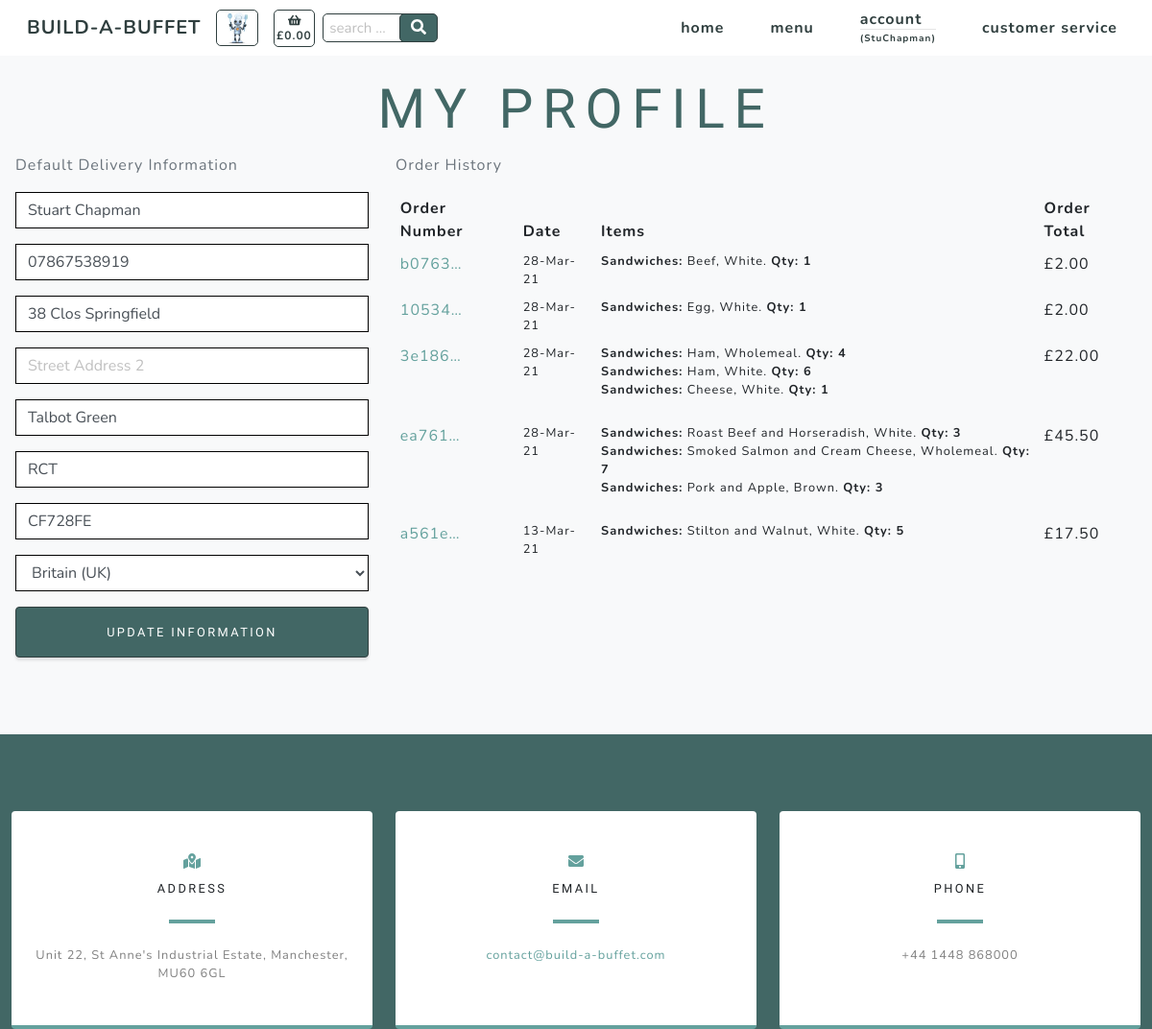
The app's page /profiles/ (signed in) with its own data.
### profiles/models.py (models this page shows)
class UserProfile(models.Model):
    user = models.OneToOneField(User, on_delete=models.CASCADE)
    default_full_name = models.CharField(max_length=20, null=True, blank=True)
    default_phone_number = models.CharField(max_length=20, null=True, blank=True)
    default_street_address1 = models.CharField(max_length=80, null=True, blank=True)
    default_street_address2 = models.CharField(max_length=80, null=True, blank=True)
    default_town_or_city = models.CharField(max_length=40, null=True, blank=True)
    default_county = models.CharField(max_length=80, null=True, blank=True)
    default_postcode = models.CharField(max_length=20, null=True, blank=True)
    default_country = CountryField(blank_label='Country', null=True, blank=True)
    def __str__(self):
        return self.user.username

### checkout/models.py (models this page shows, shortened)
class Order(models.Model):
    customer_name = models.CharField(max_length=50, null=False, blank=False)
    order_number = models.CharField(max_length=32, null=False, editable=False)
    cookie = models.CharField(max_length=32, null=False, editable=False)
    full_name = models.CharField(max_length=50, null=False, blank=False)
    email = models.EmailField(max_length=254, null=False, blank=False)
    phone_number = models.CharField(max_length=20, null=False, blank=False)
    country = CountryField(blank_label='Country *', null=False, blank=False)
    postcode = models.CharField(max_length=20, null=True, blank=True)
    town_or_city = models.CharField(max_length=40, null=False, blank=False)
    street_address1 = models.CharField(max_length=80, null=False, blank=False)
    street_address2 = models.CharField(max_length=80, null=True, blank=True)
    county = models.CharField(max_length=80, null=True, blank=True)
    date = models.DateTimeField(auto_now_add=True)
    delivery_cost = models.DecimalField(max_digits=6, decimal_places=2, null=False, default=0)
    order_total = models.DecimalField(max_digits=10, decimal_places=2, null=False, default=0)
    grand_total = models.DecimalField(max_digits=10, decimal_places=2, null=False, default=0)
    stripe_pid = models.CharField(max_length=254, null=False, blank=False, default='')
    user_profile = models.ForeignKey(UserProfile, on_delete=models.SET_NULL,
                                     null=True, blank=True,
                                     related_name='orders')

class Order_items(models.Model):
    class Meta:
        verbose_name_plural = 'Order_items'
    order_number = models.CharField(max_length=32, null=False, editable=False)
    cookie = models.CharField(max_length=32, null=False, editable=False)
    item_number = models.DecimalField(max_digits=8, decimal_places=0)
    category = models.CharField(max_length=254)
    name = models.CharField(max_length=254)
    servings = models.DecimalField(max_digits=3, decimal_places=0)
    option = models.CharField(max_length=254)
    total_price = models.DecimalField(max_digits=6, decimal_places=2, null=True, blank=True)

### products/models.py (models this page shows, shortened)
class Options(models.Model):
    class Meta:
        verbose_name_plural = 'Options'
    category = models.ForeignKey('Category', null=True,
                                 on_delete=models.SET_NULL)
    id_no = models.CharField(max_length=254, null=True)
    option1 = models.CharField(max_length=24)
    option2 = models.CharField(max_length=24)
    option3 = models.CharField(max_length=24)

### profiles/views.py (the view)
# urls.py: path('', views.profile, name='profile'),
@login_required
def profile(request):
    profile = get_object_or_404(UserProfile, user=request.user)
    if request.method == 'POST':
        form = UserProfileForm(request.POST, instance=profile)
        if form.is_valid():
            form.save()
            messages.success(request, 'Profile updated successfully')
        else:
            messages.success(request, 'There was an error updating your profile - please try again')
    else:
        form = UserProfileForm(instance=profile)
    options = Options.objects.all()
    orders = Order.objects.filter(customer_name=profile)
    items = Order_items.objects.none()
    x = -1
    for order in orders:
        x = x + 1
        order_number = Order.objects.filter(customer_name=profile)[x].order_number
        order_items = Order_items.objects.filter(order_number=order_number)
        items = items | order_items
    orders = orders.order_by('-date')
    context = {
        'form': form,
        'orders': orders,
        'items': items,
        'options': options,
        'on_profile_page': True
    }
    return render(request, 'profiles/profile.html', context)

### profiles/forms.py
class UserProfileForm(forms.ModelForm):
    class Meta:
        model = UserProfile
        exclude = ('user',)
    def __init__(self, *args, **kwargs):
        super().__init__(*args, **kwargs)
        placeholders = {
            'default_full_name': 'Full Name',
            'default_phone_number': 'Phone Number',
            'default_postcode': 'Postal Code',
            'default_town_or_city': 'Town or City',
            'default_street_address1': 'Street Address 1',
            'default_street_address2': 'Street Address 2',
            'default_county': 'County, State or Locality',
        }
        self.fields['default_phone_number'].widget.attrs['autofocus'] = True
        for field in self.fields:
            if field != 'default_country':
                if self.fields[field].required:
                    placeholder = f'{placeholders[field]} *'
                else:
                    placeholder = placeholders[field]
                self.fields[field].widget.attrs['placeholder'] = placeholder
            self.fields[field].widget.attrs['class'] = 'border-black rounded-0 profile-form-input'
            self.fields[field].label = False

### basket/contexts.py (called while the page is built)
def basket_context(request):
    cookie_key = settings.COOKIE_KEY
    try:
        cookie = request.COOKIES[cookie_key]
        basket_total = Basket.objects.filter(cookie=cookie).aggregate(Sum('total_price'))
        if basket_total['total_price__sum'] is None:
            basket_total = ""
    except KeyError:
        basket_total = ""
        cookie = 99999999
    context = {
            'cookie': cookie,
            'cookie_key': cookie_key,
            'basket_total': basket_total,
        }
    return context

### products/models.py (called while the page is built)
    def __str__(self):
        return self.name

### profiles/templates/profiles/profile.html (shortened to what this page needs)
{% extends "base.html" %}
{% load static %}
{% block content %}
    <section class="products-section bg-light" id="products">
        <div class="container">
            <div class="row justify-content-center no-gutters">
                <div class="col-xl-12">
                    <h1 class="product-text-one mx-auto text-uppercase text-center flex-margin-b text-blue">My Profile</h1>
                </div>
                <div class="row">
                    <div class="px-3 col-12 col-lg-4">
                        <p class="text-muted">Default Delivery Information</p>
                        <form class="mt-3" action="{% url 'profile' %}" method="POST" id="profile-update-form">
                            {{ form|crispy }}
                            <button class="width-100 border-solid masthead-button btn btn-primary js-scroll-trigger float-right">Update Information</button>
                        </form>
                    </div>
                    <div class="col-12 col-lg-8">
                        <p class="text-muted">Order History</p>
                        <div class="order-history table-responsive">
                            <table class="table table-sm table-borderless">
                                <thead>
                                    <tr>
                                        <th>Order Number</th>
                                        <th>Date</th>
                                        <th>Items</th>
                                        <th>Order Total</th>
                                    </tr>
                                </thead>
                                <tbody>
                                    {% for order in orders %}
                                        <tr>
                                            <td>
                                                <a href="{% url 'order_success' order.order_number %}"
                                                title="{{ order.order_number }}">
                                                    {{ order.order_number|truncatechars:6 }}
                                                </a>
                                            </td>
                                            <td class="small">{{ order.date|date:'d-M-y' }}</td>
                                            <td>
                                                <ul class="list-unstyled">
                                                    {% for item in items %}
                                                        {% if item.order_number == order.order_number %}
                                                            <li class="small">
                                                                {% if item.option == "selected-one" %}
                                                                    {% for option in options %}
                                                                        {% if option.category|slugify == item.category %}
                                                                            <b >{{ item.category.title }}:</b> {{ item.name }}, {{ option.option1.title }}. <b>Qty: {{ item.servings }}</b>
                                                                        {% endif %}
                                                                    {% endfor %}
                                                                {% endif %}
                                                                {% if item.option == "selected-two" %}
                                                                    {% for option in options %}
                                                                        {% if option.category|slugify == item.category %}
                                                                            <b>{{ item.category.title }}:</b> {{ item.name }}, {{ option.option2.title }}. <b>Qty: {{ item.servings }}</b>
                                                                        {% endif %}
                                                                    {% endfor %}
                                                                {% endif %}
                                                                {% if item.option == "selected-three" %}
                                                                    {% for option in options %}
                                                                        {% if option.category|slugify == item.category %}
                                                                            <b>{{ item.category.title }}:</b> {{ item.name }}, {{ option.option3.title }}. <b>Qty: {{ item.servings }}</b>
                                                                        {% endif %}
                                                                    {% endfor %}
                                                                {% endif %}
                                                            </li>
                                                        {% endif %}
                                                    {% endfor %}
                                                </ul>
                                            </td>
                                            <td>£{{ order.order_total }}</td>
                                        </tr>
                                    {% endfor %}
                                </tbody>
                            </table>
                        </div>
                    </div>
                </div>
            </div>
        </div>
    </section>
{% include 'includes/contact.html' %}
{% endblock %}

### templates/base.html (shortened to what this page needs)
{% load static %}
<!doctype html>
<html lang="en">
  <head>
    {% block corecss %}
        <link href="{% static 'css/styles.css' %}" rel="stylesheet" />
        <link href="{% static 'css/slider.css' %}" rel="stylesheet" />
    {% endblock %}
  </head>
  <body id="page-top" onload="createCookie()">
        <nav class="navbar navbar-expand-lg navbar-light fixed-top" id="mainNav">
            <div class="container">
                <a class="navbar-brand js-scroll-trigger navbar-brand-vis" href="#page-top">BUILD-A-BUFFET</a>
                <div>
                    <ul class="navbar-nav ml-auto align-vertically">
                        <li class="nav-item"><a class="nav-link js-scroll-trigger bartholemew-menu" href=""><img src="{{ MEDIA_URL }}assets/img/bartholemew-sml.jpg" alt="bartholemew" height="36"></a></li>
                    </ul>
                </div>
                <div>
                    <ul class="navbar-nav ml-auto align-vertically">
                        {% if basket_total.total_price__sum != None %}
                            <li class="nav-item"><a class="nav-link js-scroll-trigger text-center text-xs-nav basket" href="{% url 'basket' %}"><i class="fa fa-shopping-basket" aria-hidden="true"></i><br><span class=" text-xs-nav">£{{ basket_total.total_price__sum|floatformat:"2" }}</span></a></li>
                        {% else %}
                            <li class="nav-item"><a class="nav-link js-scroll-trigger text-center text-xs-nav basket" href="{% url 'basket' %}"><i class="fa fa-shopping-basket" aria-hidden="true"></i><br><span class=" text-xs-nav">£0.00</span></a></li>
                        {% endif %}
                    </ul>
                </div>
                <div class="ml-2 mr-auto">
                    <form action="{% url 'search_products' %}" method="GET" id="product_search_form" >
                        <input class="search-input text-blue text-xs" type="text" name="product_search" id="product_search" placeholder=" search ..." maxlength="18">
                        <button class="search-button text-center" type="submit">
                                <i class="fas fa-search"></i>
                        </button>
                    </form>
                </div>
                <div class="collapse navbar-collapse" id="navbarResponsive">
                    <ul class="navbar-nav ml-auto">
                        <li class="nav-item my-auto"><a class="nav-link js-scroll-trigger" href="{% url 'home' %}">home</a></li>
                        <li class="nav-item dropdown my-auto">
                            <a class="nav-link js-scroll-trigger" href="#" id="all-menus-link" data-toggle="dropdown" aria-haspopup="true" aria-expanded="false">
                                menu
                            </a>
                        </li>
                        <li class="nav-item dropdown">
                            {% if request.user.is_authenticated %}
                                <a class="nav-link js-scroll-trigger" href="#" id="account-link" data-toggle="dropdown" aria-haspopup="true" aria-expanded="false">
                                    account
                                    <hr class="d-none d-lg-block user-br">
                                    <span class="user-text">
                                    ({{ request.user|truncatechars:10 }})</span>
                                </a>
                            {% else %}
                                <a class="nav-link" href="{% url 'account_login' %}">login</a>
                            {% endif %}
                        </li>
                        <li class="nav-item my-auto"><a class="nav-link js-scroll-trigger" href="{% url 'service' %}">customer service</a></li>
                    </ul>
                </div>
            </div>
        </nav>
    {% block content %}
    {% endblock %}
  </body>
</html>

### records on screen
UserProfile: default_full_name "Stuart Chapman", default_phone_number "07867538919", default_street_address1 "38 Clos Springfield", default_town_or_city "Talbot Green", default_county "RCT", default_postcode "CF728FE", default_country "Britain (UK)"
Order: order_number "b0763…", date "28-Mar-21", order_total "2.00"
Order_items: category "Sandwiches", name "Beef", servings "1"
Options: option1 "White", option3 "Wholemeal", option2 "Brown"
Order: order_number "10534…", date "28-Mar-21", order_total "2.00"
Order_items: category "Sandwiches", name "Egg", servings "1"
Order: order_number "3e186…", date "28-Mar-21", order_total "22.00"
Order_items: category "Sandwiches", name "Ham", servings "4"
Order_items: category "Sandwiches", name "Ham", servings "6"
Order_items: category "Sandwiches", name "Cheese", servings "1"
Order: order_number "ea761…", date "28-Mar-21", order_total "45.50"
Order_items: category "Sandwiches", name "Roast Beef and Horseradish", servings "3"
Order_items: category "Sandwiches", name "Smoked Salmon and Cream Cheese", servings "7"
Order_items: category "Sandwiches", name "Pork and Apple", servings "3"
Order: order_number "a561e…", date "13-Mar-21", order_total "17.50"
Order_items: category "Sandwiches", name "Stilton and Walnut", servings "5"

### other values on screen
{{ request.user|truncatechars:10 }} "StuChapman"
